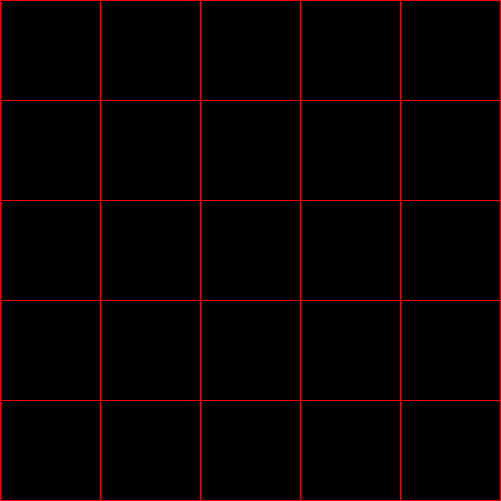
Frame 1 (no input)
Frame 60 (the mouse pressed at the canvas centre just before this capture): identical to frame 1, image omitted
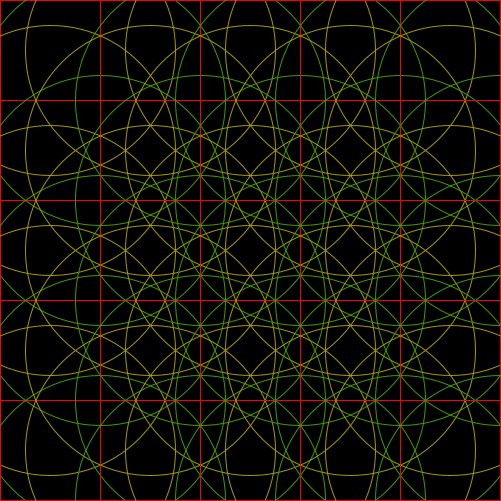
Frame 120 (the mouse held since frame 60 and released just before this capture)

The Processing sketch that drew these frames (run headless with seeded random() and noise(); from frame 60 on, the mouse is pressed at the canvas centre):

// Processing sketch: Islamic_Generative_v2
// ── Islamic_Generative_v2.pde
//Code written by Selcuk ARTUT
//Course material for VA345 Creative Coding @ Sabanci University 2017
//Based on Future Learn Creative Coding Tutorials www.futurelearn.com

int largeCircleR = 100;
int smallCircleR = 80;

color largeCircleCol;
color smallCircleCol;
color rectCol;

void setup(){
  size(501,501);
  largeCircleCol = color(random(255), 153, 0);
  smallCircleCol = color(random(255), 153, 0);
  rectCol = color(155+random(100), 0, 0);
}

void draw(){
  background(0);
  smallCircleR = mouseX;
  largeCircleR = mouseY;
  println(smallCircleR);
  for (int i=0; i<5; i++) {
    for (int j=0; j<5; j++) {
      noFill();
      stroke(largeCircleCol);
      //large circle
      ellipse(50+i*100, 50+j*100, largeCircleR, largeCircleR);
      stroke(rectCol);
      rect(0+i*100, 0+j*100, 100, 100);
      //small circle
      stroke(smallCircleCol);
      ellipse(100+i*100, 100+j*100, smallCircleR, smallCircleR);
    }
  }
  
  
}
